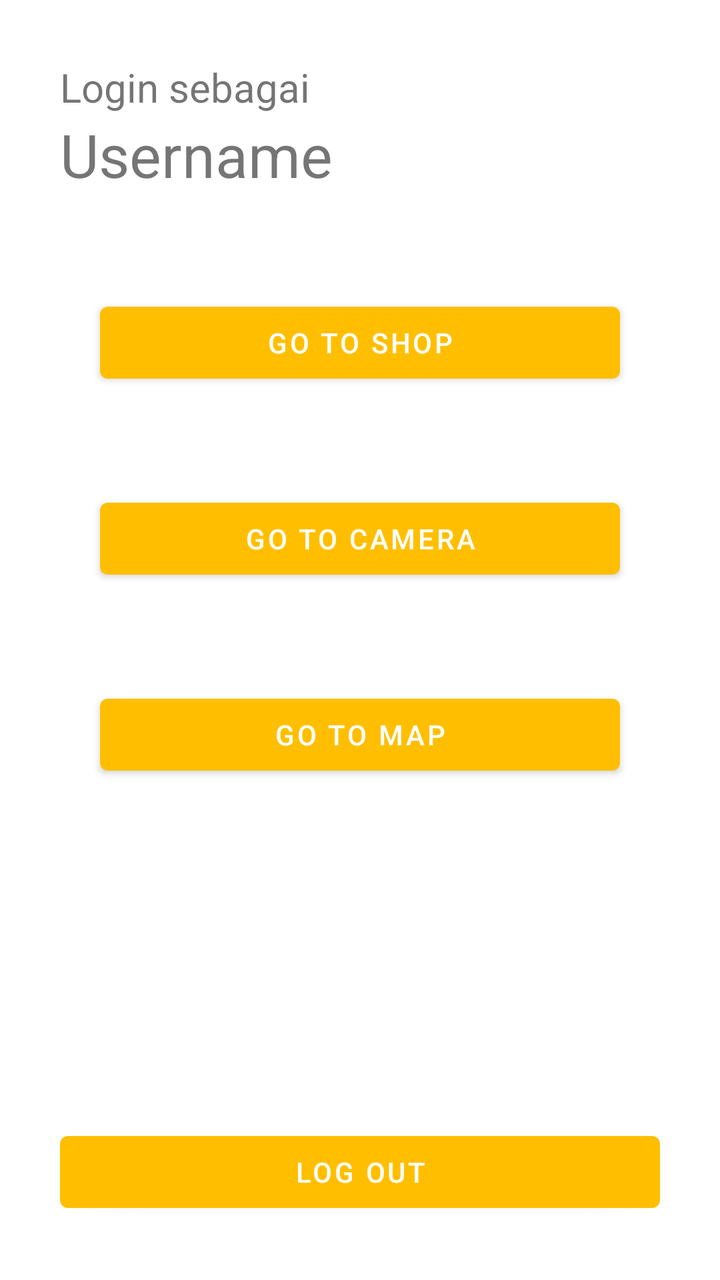
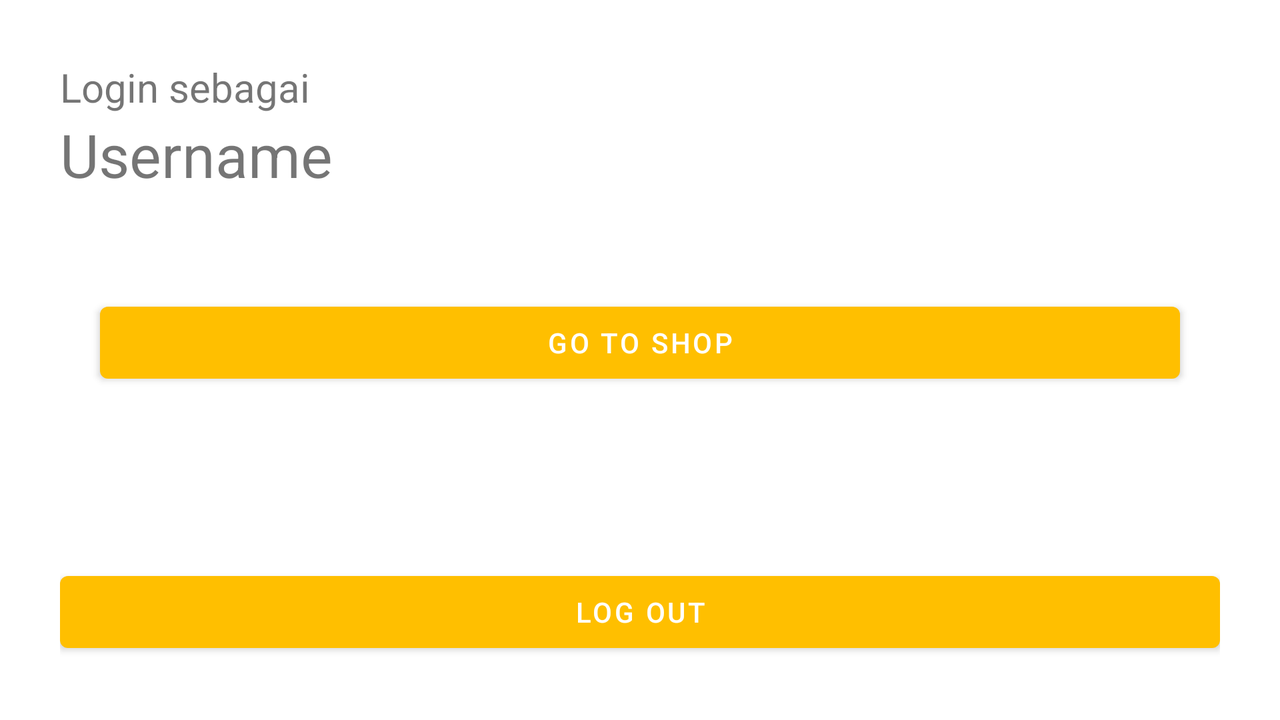

An Android layout and its configuration variant, each rendered on a device that would load it. The default file and the variant file are quoted in full after the pictures.
<!-- AndroidManifest.xml: activity theme NoActionBar -->
<!-- res/layout/activity_main.xml -->
<?xml version="1.0" encoding="utf-8"?>
<RelativeLayout
    xmlns:android="http://schemas.android.com/apk/res/android"
    xmlns:tools="http://schemas.android.com/tools"
    android:layout_width="match_parent"
    android:layout_height="match_parent"
    android:padding="30dp"
    tools:context=".MainActivity">
    <LinearLayout
        android:layout_width="match_parent"
        android:layout_height="wrap_content"
        android:orientation="vertical">
        <TextView
            android:layout_width="wrap_content"
            android:layout_height="wrap_content"
            android:textSize="20sp"
            android:text="Login sebagai"/>
        <TextView
            android:id="@+id/tv_userMain"
            android:layout_width="wrap_content"
            android:layout_height="wrap_content"
            android:textSize="30sp"
            tools:text="Username"/>












        <Button
            android:id="@+id/buttonGoToShop"
            android:layout_marginTop="50dp"
            android:layout_marginHorizontal="20dp"
            android:layout_width="match_parent"
            android:layout_height="wrap_content"
            android:onClick="openShop"
            android:text="Go To Shop">
        </Button>

        <Button
            android:id="@+id/buttonCamera"
            android:layout_marginTop="50dp"
            android:layout_marginHorizontal="20dp"
            android:layout_width="match_parent"
            android:layout_height="wrap_content"
            android:onClick="openCamera"
            android:text="Go To Camera">
        </Button>

        <Button
            android:id="@+id/buttonMap"
            android:layout_marginTop="50dp"
            android:layout_marginHorizontal="20dp"
            android:layout_width="match_parent"
            android:layout_height="wrap_content"
            android:onClick="openMap"
            android:text="Go To Map">
        </Button>

    </LinearLayout>
    <Button
        android:id="@+id/button_logoutMain"
        android:layout_width="match_parent"
        android:layout_height="wrap_content"
        android:layout_alignParentBottom="true"
        android:layout_marginTop="10dp"
        android:text="Log Out" />
</RelativeLayout>
<!-- resources referenced by this layout -->
<resources>
  <style name="NoActionBar" parent="Theme.MaterialComponents.Light.NoActionBar">
          <item name="colorPrimary">@color/colorPrimary</item>
          <item name="colorPrimaryDark">@color/colorPrimaryDark</item>
          <item name="colorAccent">@color/colorAccent</item>
          <item name="android:textColorSecondary">#DD372B</item>
      </style>
  <color name="colorPrimary">#FFBF00</color>
  <color name="colorPrimaryDark">#c2c2c2</color>
  <color name="colorAccent">#000000</color>
</resources>
<!-- res/layout-land/activity_main.xml (the repository's variant of the layout above) -->
<!-- drawn on the phone turned sideways -->
<?xml version="1.0" encoding="utf-8"?>
<RelativeLayout
    xmlns:android="http://schemas.android.com/apk/res/android"
    xmlns:tools="http://schemas.android.com/tools"
    android:layout_width="match_parent"
    android:layout_height="match_parent"
    android:padding="30dp"
    tools:context=".MainActivity">
    <LinearLayout
        android:layout_width="match_parent"
        android:layout_height="wrap_content"
        android:orientation="vertical">
        <TextView
            android:layout_width="wrap_content"
            android:layout_height="wrap_content"
            android:textSize="20sp"
            android:text="Login sebagai"/>
        <TextView
            android:id="@+id/tv_userMain"
            android:layout_width="wrap_content"
            android:layout_height="wrap_content"
            android:textSize="30sp"
            tools:text="Username"/>













        <Button
            android:id="@+id/buttonGoToShop"
            android:layout_marginTop="50dp"
            android:layout_marginHorizontal="20dp"
            android:layout_width="match_parent"
            android:layout_height="wrap_content"
            android:onClick="openShop"
            android:text="Go To Shop">
        </Button>
    </LinearLayout>
    <Button
        android:id="@+id/button_logoutMain"
        android:layout_width="match_parent"
        android:layout_height="wrap_content"
        android:layout_alignParentBottom="true"
        android:layout_marginTop="10dp"
        android:text="Log Out" />
</RelativeLayout>
